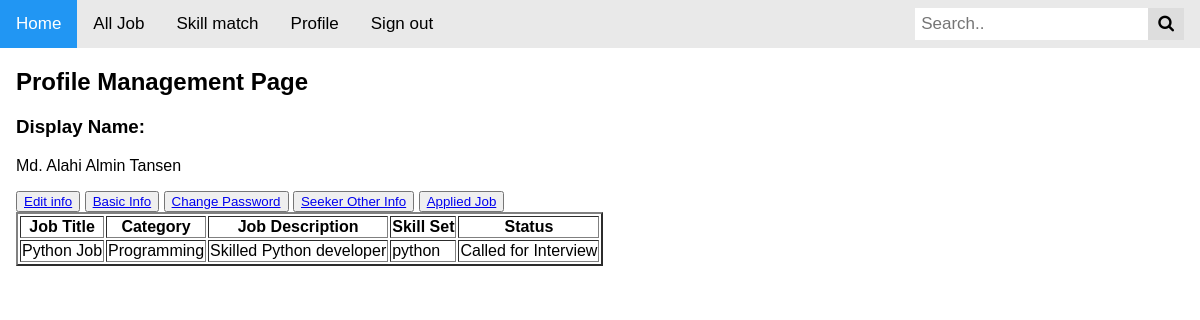
Page /appliedjob/ (signed in) on the committed database.
### JobApp/models.py (models this page shows, shortened)
class Custom_user_model(AbstractUser):
    Display_name=models.CharField(max_length=100,null=True)
    USER=[
        ('recruiter','Job Recruiter'),
        ('seeker','Job Seeker'),
    ]
    User_Type=models.CharField(choices=USER,max_length=100,null=True)

class Job_apply_model(models.Model):
    Applicant=models.ForeignKey(Custom_user_model,on_delete=models.CASCADE,null=True)
    Applied_Job=models.ForeignKey(Job_model,on_delete=models.CASCADE,null=True)
    Resume=models.FileField(upload_to='media/Resume',null=True)
    Skills=models.CharField(max_length=100,null=True)
    Status=models.CharField(default="Pending",max_length=100,null=True)

class Job_model(models.Model):
    created_by=models.ForeignKey(Custom_user_model,on_delete=models.CASCADE,related_name='addinfomodel',null=True)
    Job_title=models.CharField(max_length=100,null=True)
    Number_of_openings=models.IntegerField(null=True)
    Category=models.CharField(max_length=100,null=True)
    Job_description=models.TextField(null=True)
    Skills=models.CharField(max_length=100,null=True)

### JobApp/views.py (the view)
# urls.py: path('appliedjob/',appliedjob,name='appliedjob'),
@login_required
def appliedjob(request):
    current_user=request.user
    applied_job=Job_apply_model.objects.filter(Applicant=current_user)
    return render(request,'seeker/appliedjob.html',{'applied_job':applied_job})

### JobApp/templates/seeker/appliedjob.html
{% extends 'profile/baseprofile.html' %}
{% block proinfo %}
<table border="2px">
    <tr>
        <th>Job Title</th>
        <th>Category</th>
        <th>Job Description</th>
        <th>Skill Set</th>
        <th>Status</th>
    </tr>
    {% for i in applied_job %}
    <tr>
        <td>{{i.Applied_Job.Job_title}}</td>
        <td>{{i.Applied_Job.Category}}</td>
        <td>{{i.Applied_Job.Job_description}}</td>
        <td>{{i.Applied_Job.Skills}}</td>
        <td>{{i.Status}}</td>
    </tr>
    {% endfor %}
</table>
{% endblock proinfo %}

### JobApp/templates/profile/baseprofile.html
{% extends 'common/base.html' %}
{% block content %}
    <h2>Profile Management Page</h2>
    <h3>Display Name:</h3>
    <p>{{user.Display_name}}</p>
    <button><a href="{% url 'editprofile' %}">Edit info</a></button>
    <button><a href="{% url 'basicinfo' %}">Basic Info</a></button>
    <button><a href="{% url 'change_password' %}">Change Password</a></button>
    {% if user.User_Type == 'seeker' %}
    <button><a href="{% url 'seekerotherinfo' %}">Seeker Other Info</a></button>
    <button><a href="{% url 'appliedjob' %}">Applied Job</a></button>
    {% elif user.User_Type == 'recruiter' %}
    <button><a href="{% url 'recruiterotherinfo' %}">Recruiter Other Info</a></button>
    <button><a href="{% url 'postedjob' %}">Posted Job</a></button>
    {% endif %}
    {% block proinfo %}
    {% endblock proinfo %}
    {% endblock content %}

### JobApp/templates/common/base.html (style rules this page uses)
* { box-sizing: border-box; }
body { margin: 0; font-family: Arial, Helvetica, sans-serif; }

### rows in the picture
Custom_user_model: Display_name "Md. Alahi Almin Tansen"
Job_apply_model: Applied_Job.Job_title "Python Job", Applied_Job.Category "Programming", Applied_Job.Job_description "Skilled Python developer", Applied_Job.Skills "python", Status "Called for Interview"
